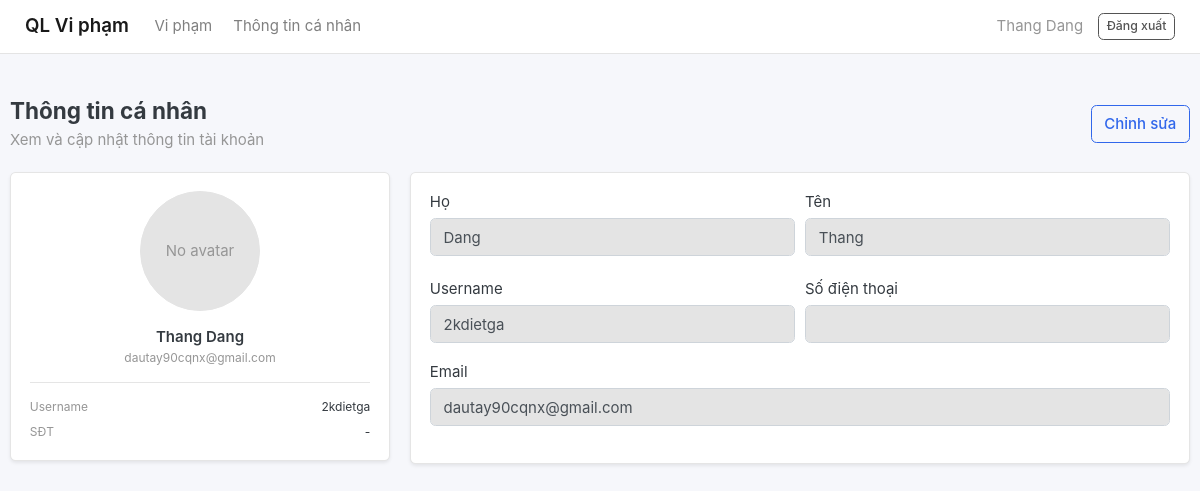
/accounts/profile/ (signed in), run on an earlier commit of the app's database.
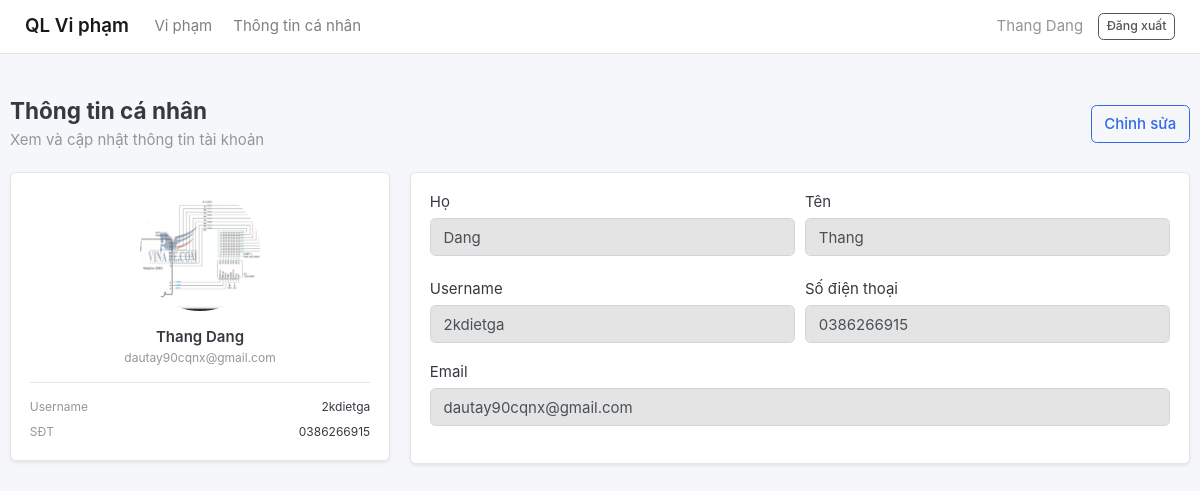
And on a later commit of the database.
### accounts/models.py (models this page shows, shortened)
class Account(AbstractBaseUser):
    first_name = models.CharField(max_length=50)
    last_name = models.CharField(max_length=50)
    username = models.CharField(max_length=50, unique=True)
    email = models.EmailField(max_length=100, unique=True)
    phone_number = models.CharField(max_length=15)
    date_joined = models.DateTimeField(auto_now_add=True)
    last_login = models.DateTimeField(auto_now=True)
    is_admin = models.BooleanField(default=False)
    is_staff = models.BooleanField(default=False)
    is_active = models.BooleanField(default=True)
    is_superadmin = models.BooleanField(default=False)
    USERNAME_FIELD = 'email'
    REQUIRED_FIELDS = ['username', 'first_name', 'last_name']
    objects = MyAccountManager()
    def get_full_name(self):
        return f"{self.first_name} {self.last_name}"
    @property
    def get_avatar(self):
        avatar = self.images.filter(is_avatar=True).first()
        if not avatar:
            avatar = self.images.first()
        return avatar.image.url if avatar else None

class UserImage(models.Model):
    user = models.ForeignKey(Account, on_delete=models.CASCADE, related_name='images')
    image = models.ImageField(upload_to='user_photos/') # Ảnh sẽ lưu trong thư mục media/user_photos/
    is_avatar = models.BooleanField(default=False) # Đánh dấu ảnh nào dùng làm avatar
    created_at = models.DateTimeField(auto_now_add=True)

### accounts/views.py (the view)
# urls.py: path('profile/', views.profile_view, name='profile'),
@login_required
def profile_view(request):
    user = request.user
    edit = request.GET.get("edit") == "1"
    if request.method == "POST":
        form = ProfileForm(request.POST, instance=user)
        if form.is_valid():
            form.save()
            messages.success(request, "Cập nhật thông tin thành công.")
            return redirect("profile")
        messages.error(request, "Vui lòng kiểm tra lại thông tin.")
        edit = True  # nếu lỗi thì giữ chế độ edit
    else:
        form = ProfileForm(instance=user)
    return render(request, "profile.html", {"form": form, "edit": edit})

### accounts/forms.py
class ProfileForm(forms.ModelForm):
    class Meta:
        model = Account
        fields = ["first_name", "last_name", "username", "email", "phone_number"]
        widgets = {
            "first_name": forms.TextInput(attrs={"class": "form-control"}),
            "last_name": forms.TextInput(attrs={"class": "form-control"}),
            "username": forms.TextInput(attrs={"class": "form-control"}),
            "email": forms.EmailInput(attrs={"class": "form-control"}),
            "phone_number": forms.TextInput(attrs={"class": "form-control"}),
        }

### categories/context_processors.py (called while the page is built)
def menu_links(request):
    links = Category.objects.all()
    return dict(links=links)

### templates/profile.html (shortened to what this page needs)
{% extends "base.html" %} {% load static %}
 {% block content %}
<div class="page-header d-flex justify-content-between align-items-center">
  <div>
    <h4 class="mb-1">Thông tin cá nhân</h4>
    <div class="text-muted">Xem và cập nhật thông tin tài khoản</div>
  </div>
  <div>
    {% if not edit %}
    <a class="btn btn-outline-primary" href="{% url 'profile' %}?edit=1"
      >Chỉnh sửa</a
    >
    {% endif %}
  </div>
</div>
<div class="row">
  <div class="col-md-4 mb-3">
    <div class="card shadow-sm">
      <div class="card-body text-center">
        {% if request.user.get_avatar %}
        <img
          src="{{ request.user.get_avatar }}"
          class="rounded-circle mb-3"
          style="width: 120px; height: 120px; object-fit: cover"
          alt="Avatar"
        />
        {% else %}
        <div
          class="rounded-circle bg-light border mx-auto mb-3"
          style="
            width: 120px;
            height: 120px;
            display: flex;
            align-items: center;
            justify-content: center;
          "
        >
          <span class="text-muted">No avatar</span>
        </div>
        {% endif %}
        <div class="font-weight-bold">
          {{ request.user.get_full_name|default:request.user.username }}
        </div>
        <div class="text-muted small">{{ request.user.email }}</div>
        <hr />
        <div class="text-left small">
          <div class="d-flex justify-content-between">
            <span class="text-muted">Username</span>
            <span>{{ request.user.username }}</span>
          </div>
          <div class="d-flex justify-content-between mt-2">
            <span class="text-muted">SĐT</span>
            <span>{{ request.user.phone_number|default:"-" }}</span>
          </div>
        </div>
      </div>
    </div>
  </div>
  <div class="col-md-8">
    <div class="card shadow-sm">
      <div class="card-body">
        <form method="POST" novalidate>
          <div class="form-row">
            <div class="form-group col-md-6">
              <label>Họ</label>
              {{ form.last_name }}
            </div>
            <div class="form-group col-md-6">
              <label>Tên</label>
              {{ form.first_name }}
            </div>
          </div>
          <div class="form-row">
            <div class="form-group col-md-6">
              <label>Username</label>
              {{ form.username }}
            </div>
            <div class="form-group col-md-6">
              <label>Số điện thoại</label>
              {{ form.phone_number }}
            </div>
          </div>
          <div class="form-group">
            <label>Email</label>
            {{ form.email }}
          </div>
        </form>
      </div>
    </div>
  </div>
</div>
 {% endblock %}

### templates/base.html (shortened to what this page needs)
{% load static %}
<!doctype html>
<html lang="vi">
  <head>
    <link rel="stylesheet" href="{% static 'css/bootstrap.css' %}" />
    <link rel="stylesheet" href="{% static 'css/ui.css' %}" />
    <link rel="stylesheet" href="{% static 'css/responsive.css' %}" />
  </head>
  <body>
    <nav class="navbar navbar-expand-lg navbar-light bg-white border-bottom">
      <div class="container">
        <a
          class="navbar-brand font-weight-bold"
          href="{% url 'violation_list' %}"
          >QL Vi phạm</a
        >
        <ul class="navbar-nav mr-auto">
          <li
            class="nav-item {% if request.resolver_match.url_name == 'violation_list' %}active{% endif %}"
          >
            <a class="nav-link" href="{% url 'violation_list' %}">Vi phạm</a>
          </li>
          <li class="nav-item">
            <a class="nav-link" href="{% url 'profile' %}">Thông tin cá nhân</a>
          </li>
        </ul>
        <div class="d-flex align-items-center">
          {% if request.user.is_authenticated %}
          <span class="text-muted mr-3">
            {{ request.user.get_full_name|default:request.user.email }}
          </span>
          <a class="btn btn-outline-secondary btn-sm" href="{% url 'logout' %}">
            Đăng xuất
          </a>
          {% else %}
          <a class="btn btn-primary btn-sm" href="{% url 'login' %}">
            Đăng nhập
          </a>
          {% endif %}
        </div>
      </div>
    </nav>
    <main class="container py-4">
       {% block content %}{% endblock %}
    </main>
  </body>
</html>

What changed in the data, as far as the page shows it:
changed Account "Thang Dang": user.phone_number "-" → "0386266915"; phone_number (not shown) → "0386266915"
Also different on the page:
text no longer shown: "No avatar"
